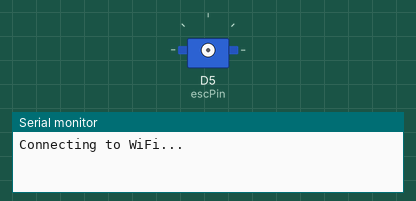
Bench run of a sketch on a simulated ESP8266 (NodeMCU). On the bench: servo, the last lines printed to the serial monitor. WiFi joins after 1.5 s; servers stay silent unless stated; uploads are accepted with an empty reply.

Above: at 0.1 s.
At 4.3 s:
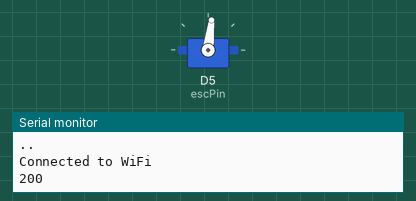
Timing chart, 0 to 5.8 s (numbered marks = the images above):
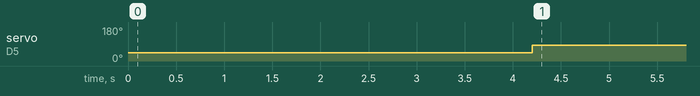

The sketch:

esp1.ino
```cpp
#include <ESP8266WiFi.h>
#include <ESP8266HTTPClient.h>
#include <Servo.h>

const char* ssid = "Toan Anh";
const char* password = "65701526";

const char* serverName = "http://192.168.1.7:8000/classify";

WiFiClient wifiClient;

Servo esc; // Create a Servo object for the ESC
const int escPin = D5; // GPIO pin for ESC signal (D1 on most ESP8266 boards)

void setup() {
  Serial.begin(115200);
  WiFi.begin(ssid, password);

  Serial.println("Connecting to WiFi...");
  while (WiFi.status() != WL_CONNECTED) {
    delay(1000);
    Serial.print(".");
    yield();
  }
  Serial.println("\nConnected to WiFi");

  // Attach the ESC to the escPin
  esc.attach(escPin);
  esc.writeMicroseconds(1000); // Initialize ESC with minimum throttle
  delay(2000); // Wait for the ESC to initialize
}

void loop() {
  if (WiFi.status() == WL_CONNECTED) {
    HTTPClient http;
    http.setTimeout(5000); // Set a timeout for the HTTP request
    http.begin(wifiClient, serverName); // Use the new API with WiFiClient
    http.addHeader("Content-Type", "application/json");

    // Create JSON payload
    String payload = "{\"data\":\"your_input_data\"}";

    int httpResponseCode = http.POST(payload);

    if (httpResponseCode > 0) {
      String response = http.getString();
      Serial.println(httpResponseCode);
      Serial.println(response);

      // Parse the response to get the label
      int label = response.toInt(); // Assuming the response is just the label

      // Adjust ESC signal based on label
      int escSignal = 0;
      switch (label) {
        case 0:
          escSignal = 1400; // Light suction
          break;
        case 1:
          escSignal = 1600; // Moderate suction
          break;
        case 2:
          escSignal = 1800; // Strong suction
          break;
        case 3:
          escSignal = 1950; // Maximum suction
          break;
        default:
          escSignal = 1000; // Turn off the motor if label is not 1-4
          break;
      }
      esc.writeMicroseconds(escSignal);

    } else {
      Serial.print("Error on sending POST: ");
      Serial.println(httpResponseCode);
    }

    http.end();
  } else {
    Serial.println("WiFi Disconnected, reconnecting...");
    WiFi.begin(ssid, password);
    while (WiFi.status() != WL_CONNECTED) {
      delay(1000);
      Serial.print(".");
      yield();
    }
    Serial.println("\nReconnected to WiFi");
  }

  delay(10000); // Wait for 10 seconds before sending the next request
  yield();
}
```

Measured:
- by itself, servo on D5 (escPin): 44° → 83° at 4.2 s
